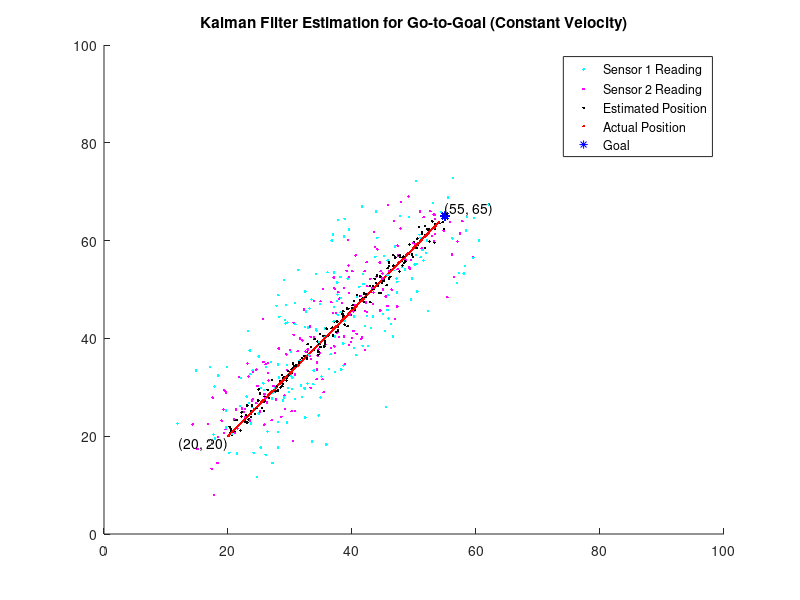
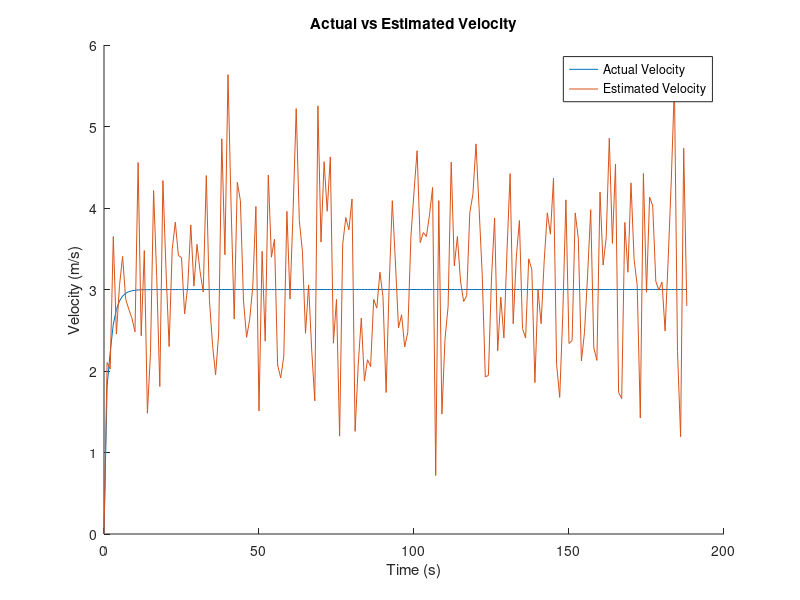
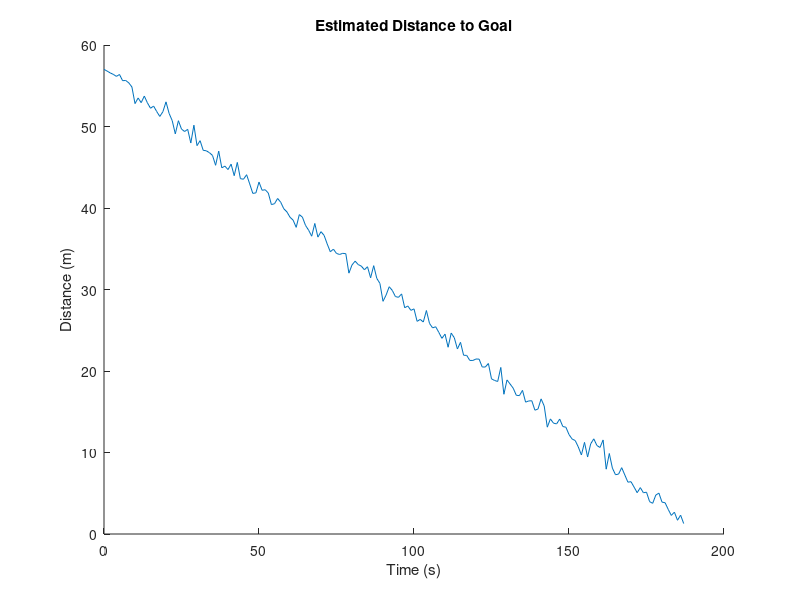

MATLAB code for these plots, in order:
%% Kalman Filter Implementation

%%%%%%%%%%%%%%%%%%%%%%%%%%%%%% 
% Code by: Rohan Nair
% AMR 2021 
% Date: 11/09/2021
%%%%%%%%%%%%%%%%%%%%%%%%%%%%%%

clear
close all
clc

%% Parameters

% Workspace Size
xlim([0 100])
ylim([0 100])

%Velocity
max_vel = 5;

%Steering angle
steering = pi/4; 

%Initialize a vector of positions for the robot
x=[]; 
y=[];

theta = []; 

vels = [];

t = [];

%time step
dt = 0.1;

%% Robot Initial Pose

% Initial Orientation 
x(1) = 20;
y(1) = 20;

vels(1) = 0;

% s1 = N(0,6), s2 = N(0,4), input noise v = N(0,1)

% state = [x; y; x_vel; y_vel]
F = [1 0 dt 0; 0 1 0 dt; 0 0 1 0; 0 0 0 1]; % state transition matrix

H = [1 0 0 0; 0 1 0 0; 1 0 0 0; 0 1 0 0]; % measurement matrix 

P = diag([0 0 0 0]); % uncertainty covariance

Q = diag([0 0 1 1]); % process noise

R = diag([6 4 6 4]); % measurement noise

xlim([0 100])
ylim([0 100])
    
%% Move Robot

% scalars 
K_prop = 1;
K_p = 0.5;
K_i = 0.05; 
K_d = 0.01; 

i = 1;

threshold = 1;

% reference velocity
v_ref = 3; 

prev_error = 0;
integral = 0; 
u = 0;

t(1) = 0;

vel_est = [];
vel_est(1) = 0;

% generate random goal coordinates 
x_g = 55;
y_g =  65;

theta(1) = atan2(y_g - y(1), x_g - x(1));

est_dist_to_goal = [];

est_dist_to_goal(1) = 50;

while (abs(x_g - x(i)) > threshold)  || (abs(y_g - y(i)) > threshold)

    
    theta_d = atan2(y_g - y(i), x_g - x(i));

    % calculating steering angle
    gamma = K_prop*atan2(sin(theta_d - theta(i)), cos(theta_d - theta(i)));

    % PID
    error = v_ref - vels(i); 
    integral = integral + error*dt; 
    derivative = (error - prev_error)/dt; 
    u = K_p * error + K_i * integral + K_d * derivative; 
    prev_error = error;
    
    % Kalman Filtering
    
    % state prediction
    prev_state = [x(i); y(i); vels(i)*cos(theta(i)); vels(i)*sin(theta(i))];
    curr_state = F * prev_state + [0; 0; randn; randn];
    s1_error = [6*randn; 6*randn];
    s2_error = [4*randn; 4*randn];
    s1_reading = [curr_state(1); curr_state(2)] + s1_error;
    s2_reading = [curr_state(1); curr_state(2)] + s2_error;
    z = H * curr_state + R*[randn; randn; 0; 0];
    error = z - H * curr_state;
    
    P = F * P * transpose(F) + Q;
    S = H * P * transpose(H) + R; % innovation
    K = P * transpose(H) * inv(S); % Kalman gain 
    
    % update state
    est_state = curr_state + K*error;
    P = (eye(4) - K * H) * P;
    
    vels(i+1) = vels(i) + u - 0.01*vels(i);
    
    vel_est(i+1) = sqrt(curr_state(3)^2 + curr_state(4)^2);
    
    steering_change = min(steering, gamma);

    x(i+1) = x(i) + vels(i) * cos(theta(i)) * dt;
    y(i+1) = y(i) + vels(i) * sin(theta(i)) * dt;
    theta(i+1) = theta(i) + steering_change * dt;
    
    est_dist_to_goal(i) = sqrt((y_g - est_state(2))^2 + (x_g - est_state(1))^2);
    
    hold on
    plot(s1_reading(1), s1_reading(2), 'c.');
    plot(s2_reading(1), s2_reading(2), 'm.');
    plot(est_state(1), est_state(2), 'k.');
    plot(x(i), y(i), 'r.')
    plot(x_g, y_g, 'b*');
    hold off
    xlim([0 100])
    ylim([0 100])
    drawnow
    
    t(i+1) = i; 
    i = i + 1;
    
end
title('Kalman Filter Estimation for Go-to-Goal (Constant Velocity)');
text(x_g, y_g, ['(' num2str(x_g) ', ' num2str(y_g) ')'], 'VerticalAlignment','bottom','HorizontalAlignment','left')
text(x(1), y(1), ['(' num2str(x(1)) ', ' num2str(y(1)) ')'], 'VerticalAlignment','top','HorizontalAlignment','right')

legend('Sensor 1 Reading','Sensor 2 Reading', 'Estimated Position', 'Actual Position', 'Goal')
pause(0.1);

figure();
hold on
plot(t, vels);
plot(t, vel_est);
hold off
xlabel('Time (s)');
ylabel('Velocity (m/s)');
legend('Actual Velocity', 'Estimated Velocity');
title('Actual vs Estimated Velocity');

pause(0.1);

figure();
hold on
plot(t(1:length(t)-1), est_dist_to_goal);
xlabel('Time (s)')
ylabel('Distance (m)');
title('Estimated Distance to Goal');
hold off;



